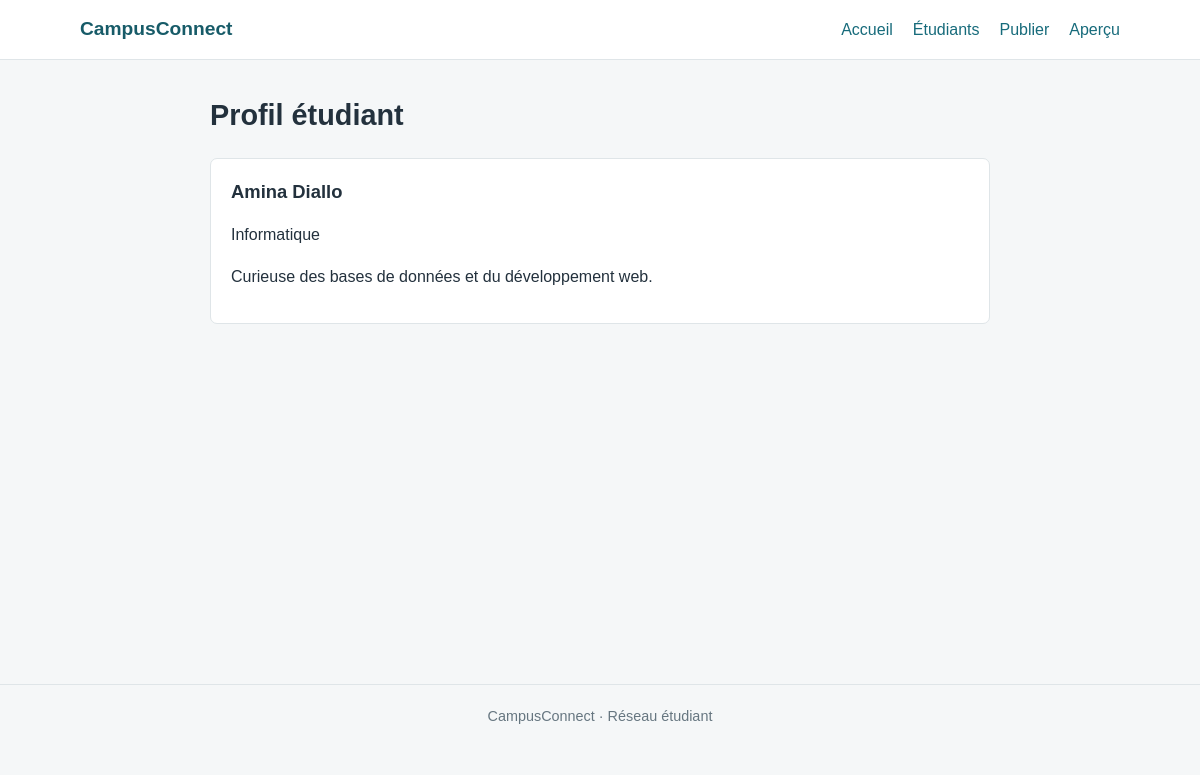
The page /profil.php?id=1 on the database its author committed.
### tables this page shows
CREATE TABLE etudiants (
    id INT UNSIGNED AUTO_INCREMENT PRIMARY KEY,
    nom VARCHAR(100) NOT NULL,
    filiere VARCHAR(120) NOT NULL,
    description_profil VARCHAR(500) NOT NULL
);

### profil.php (the view, shortened to what this page needs)
<?php
require 'config.php'; require 'connexion.php';
$id = filter_input(INPUT_GET, 'id', FILTER_VALIDATE_INT);
$requete = $pdo->prepare('SELECT id, nom, filiere, description_profil AS description FROM etudiants WHERE id = ?');
$requete->execute([$id ?: 0]); $etudiant = $requete->fetch();
if ($etudiant): ?><section class="publication"><h2><?= e($etudiant['nom']) ?></h2><p><?= e($etudiant['filiere']) ?></p><p><?= e($etudiant['description']) ?></p></section>
<?php else: ?><p>Ce profil n’existe pas.</p><?php endif; ?>

### style.css (style rules this page uses)
:root { font-family: Arial, Helvetica, sans-serif; color: #23313d; background: #f5f7f8; font-synthesis: none; }
* { box-sizing: border-box; }
body { margin: 0; line-height: 1.6; }
h2 { font-size: 1.15rem; margin: 0 0 8px; }
.publication, .commentaire { background: #fff; border: 1px solid #dfe5e8; border-radius: 7px; padding: 18px 20px; margin: 16px 0; }

### rows shown on the page
etudiants: nom "Amina Diallo", filiere "Informatique", description_profil "Curieuse des bases de données et du développement web."

### other values the page prints
$titre "Profil étudiant"
